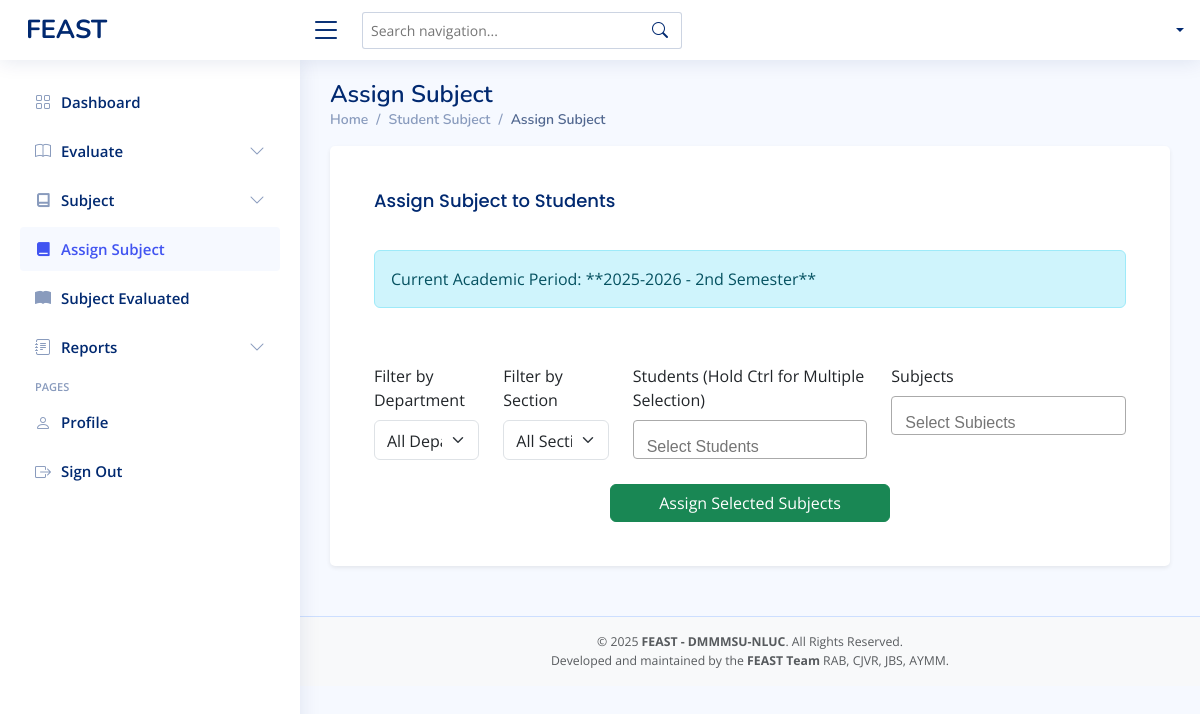
/admin-studentsubject.php, run on an earlier commit of the app's database.
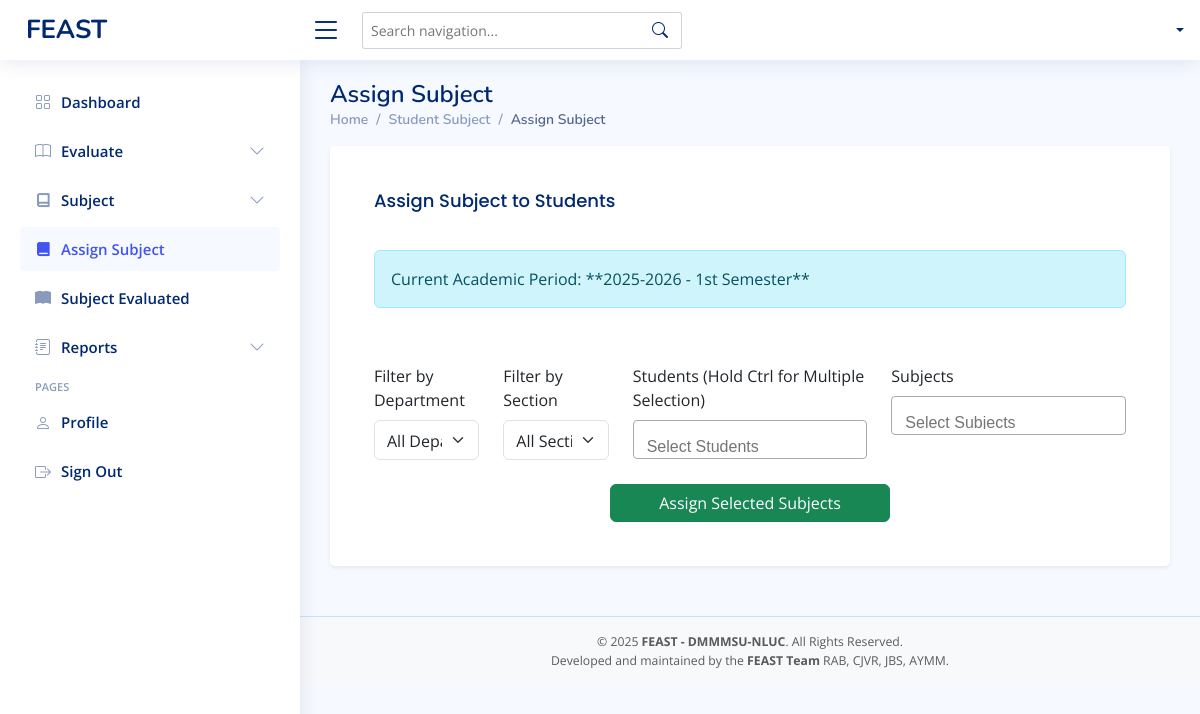
And on a later commit of the database.
### tables this page shows
CREATE TABLE `evaluation_settings` (
  `id` int(11) NOT NULL,
  `semester` varchar(50) NOT NULL,
  `academic_year` varchar(20) NOT NULL,
  `updated_at` timestamp NOT NULL DEFAULT current_timestamp() ON UPDATE current_timestamp()
);

### admin-studentsubject.php (the view, shortened to what this page needs)
<?php
include 'conn/conn.php';
$current_period_query = "SELECT academic_year, semester FROM evaluation_settings ORDER BY updated_at DESC LIMIT 1";
$current_period_result = mysqli_query($conn, $current_period_query);
$current_academic_year = null;
$current_semester = null;
if ($current_period_result && mysqli_num_rows($current_period_result) > 0) {
  $current_period = mysqli_fetch_assoc($current_period_result);
  $current_academic_year = $current_period['academic_year'];
  $current_semester = $current_period['semester'];
}
?>
<!DOCTYPE html>
<html lang="en">
<head>
  <?php include 'head.php' ?>
</head>
<body>
  <?php include 'admin-header.php' ?>
  <?php include 'admin-sidebar.php' ?>
  <main id="main" class="main">
    <div class="pagetitle">
      <h1>Assign Subject</h1>
      <nav>
        <ol class="breadcrumb">
          <li class="breadcrumb-item"><a href="admin-dashboard.php">Home</a></li>
          <li class="breadcrumb-item">Student Subject</li>
          <li class="breadcrumb-item active">Assign Subject</li>
        </ol>
      </nav>
    </div>
    <section class="section">
      <div class="row">
        <div class="col-lg-12">
          <div class="card shadow-sm p-4">
            <div class="card-body">
              <h5 class="card-title mb-4">Assign Subject to Students</h5>
              <form method="POST" action="admin-studentsubject.php" class="row g-4">
                <?php if ($current_academic_year && $current_semester) : ?>
                  <div class="col-12 mb-3">
                    <div class="alert alert-info" role="alert">
                      Current Academic Period: **<?= htmlspecialchars($current_academic_year) ?> - <?= htmlspecialchars($current_semester) ?>**
                    </div>
                  </div>
                <?php endif; ?>
                <div class="col-md-2">
                  <label for="departmentFilter" class="form-label">Filter by Department</label>
                  <select id="departmentFilter" class="form-select">
                    <option value="">All Departments</option>
                  </select>
                </div>
                <div class="col-md-2">
                  <label for="sectionFilter" class="form-label">Filter by Section</label>
                  <select id="sectionFilter" class="form-select">
                    <option value="">All Sections</option>
                  </select>
                </div>
                <div class="col-md-4">
                  <label for="student_id" class="form-label">Students (Hold Ctrl for Multiple Selection)</label>
                </div>
                <div class="col-md-4">
                  <label for="subject_code" class="form-label">Subjects</label>
                </div>
                <div class="col-12 d-flex justify-content-center">
                  <button type="submit" name="assign" class="btn btn-success px-5">Assign Selected Subjects</button>
                </div>
              </form>
            </div>
          </div>
        </div>
      </div>
    </section>
  </main>
  <?php include 'footer.php' ?>
  <link href="assets/css/select2.min.css" rel="stylesheet" />
</body>
</html>

### head.php (shortened to what this page needs)
<link href="vendors/bootstrap/css/bootstrap.min.css" rel="stylesheet">
<link href="vendors/bootstrap-icons/bootstrap-icons.css" rel="stylesheet">
<link href="vendors/boxicons/css/boxicons.min.css" rel="stylesheet">
<link href="vendors/quill/quill.snow.css" rel="stylesheet">
<link href="vendors/quill/quill.bubble.css" rel="stylesheet">
<link href="vendors/remixicon/remixicon.css" rel="stylesheet">
<link href="vendors/simple-datatables/style.css" rel="stylesheet">
<link href="assets/css/style.css" rel="stylesheet">
<link rel="stylesheet" href="assets/css/select2.min.css" />

### admin-header.php (shortened to what this page needs)
<header id="header" class="header fixed-top d-flex align-items-center">
  <div class="d-flex align-items-center justify-content-between">
    <a href="admin-dashboard.php" class="logo d-flex align-items-center">
      <span class="d-none d-lg-block">FEAST</span>
    </a>
    <i class="bi bi-list toggle-sidebar-btn"></i>
  </div>
  <div class="search-bar position-relative">
    <form class="search-form d-flex align-items-center" onsubmit="return false;">
      <input type="text" id="navSearch" placeholder="Search navigation..." autocomplete="off">
      <button type="submit" title="Search"><i class="bi bi-search"></i></button>
    </form>
  </div>
  <nav class="header-nav ms-auto">
    <ul class="d-flex align-items-center">
      <li class="nav-item dropdown pe-3">
        <a class="nav-link nav-profile d-flex align-items-center pe-0" href="#" data-bs-toggle="dropdown">
          <span class="d-none d-md-block dropdown-toggle ps-2 text-capitalize"><?php echo $_SESSION['first_name'] . ' ' . $_SESSION['last_name']; ?></span>
        </a>
      </li>
    </ul>
  </nav>
</header>

### admin-sidebar.php (shortened to what this page needs)
<?php
  $current_page = basename($_SERVER['PHP_SELF']);
?>
<aside id="sidebar" class="sidebar">
  <ul class="sidebar-nav" id="sidebar-nav">
    <li class="nav-item">
      <a class="nav-link <?= $current_page == 'admin-dashboard.php' ? '' : 'collapsed' ?>" href="admin-dashboard.php">
        <i class="bi bi-grid"></i>
        <span>Dashboard</span>
      </a>
    </li>
    <li class="nav-item">
      <?php
        $evaluate_pages = ['admin-evaluate.php','admin-evaluatedfaculty.php'];
        $is_evaluate_active = in_array($current_page, $evaluate_pages);
      ?>
      <a class="nav-link <?= $is_evaluate_active ? '' : 'collapsed' ?>" data-bs-target="#charts-nav" data-bs-toggle="collapse" href="#">
        <i class="bi bi-book"></i><span>Evaluate</span><i class="bi bi-chevron-down ms-auto"></i>
      </a>
    </li>
    <li class="nav-item">
      <?php
        $subject_pages = ['admin-subjectlist.php','admin-subjectadding.php'];
        $is_subject_active = in_array($current_page, $subject_pages);
      ?>
      <a class="nav-link <?= $is_subject_active ? '' : 'collapsed' ?>" data-bs-target="#subject" data-bs-toggle="collapse" href="#">
        <i class="ri-book-line"></i><span>Subject</span><i class="bi bi-chevron-down ms-auto"></i>
      </a>
    </li>
    <li class="nav-item">
      <a class="nav-link <?= $current_page == 'admin-studentsubject.php' ? '' : 'collapsed' ?>" href="admin-studentsubject.php">
        <i class="ri-book-fill"></i>
        <span>Assign Subject</span>
      </a>
    </li>
    <li class="nav-item">
      <a class="nav-link <?= $current_page == 'admin-evaluatedsubject.php' ? '' : 'collapsed' ?>" href="admin-evaluatedsubject.php">
        <i class="bi bi-book-fill"></i>
        <span>Subject Evaluated</span>
      </a>
    </li>
    <li class="nav-item">
      <?php
        $report_pages = [
          'admin-individualreport.php',
          'admin-acknowledgementreport.php',
          'admin-overallreport-set.php',
          'admin-overallreport-sef.php',
          'admin-overallreport.php',
          'admin-pastrecords.php'
        ];
        $is_report_active = in_array($current_page, $report_pages);
      ?>
      <a class="nav-link <?= $is_report_active ? '' : 'collapsed' ?>" data-bs-target="#reports" data-bs-toggle="collapse" href="#">
        <i class="bi bi-journal-text"></i><span>Reports</span><i class="bi bi-chevron-down ms-auto"></i>
      </a>
    </li>
    <li class="nav-heading">Pages</li>
    <li class="nav-item">
      <a class="nav-link <?= $current_page == 'admin-user-profile.php' ? '' : 'collapsed' ?>" href="admin-user-profile.php">
        <i class="bi bi-person"></i>
        <span>Profile</span>
      </a>
    </li>
    <li class="nav-item">
      <a class="nav-link collapsed" href="logout.php">
        <i class="bi bi-box-arrow-right"></i>
        <span>Sign Out</span>
      </a>
    </li>
  </ul>
</aside>

### footer.php
<footer id="footer" class="footer bg-light text-center py-3">
  <div class="container">
    <div class="text-muted small">
      &copy; <?= date('Y') ?> <strong><span>FEAST - DMMMSU-NLUC</span></strong>. All Rights Reserved.
    </div>
    <div class="text-muted small">
      Developed and maintained by the <strong>FEAST Team</strong> RAB, CJVR, JBS, AYMM.
    </div>
  </div>
</footer>

### assets/css/style.css (style rules this page uses)
:root { scroll-behavior: smooth; }
body { font-family: "Open Sans", sans-serif; background: #f6f9ff; color: #444444; }
a { color: #4154f1; text-decoration: none; }
h1, h2, h3, h4, h5, h6 { font-family: "Nunito", sans-serif; }
#main { margin-top: 60px; padding: 20px 30px; transition: all 0.3s; }
.pagetitle { margin-bottom: 10px; }
.pagetitle h1 { font-size: 24px; margin-bottom: 0; font-weight: 600; color: #012970; }
.card { margin-bottom: 30px; border: none; border-radius: 5px; box-shadow: 0px 0 30px rgba(1, 41, 112, 0.1); }
.card-title { padding: 20px 0 15px 0; font-size: 18px; font-weight: 500; color: #012970; font-family: "Poppins", sans-serif; }
.card-body { padding: 0 20px 20px 20px; }
.breadcrumb { font-size: 14px; font-family: "Nunito", sans-serif; color: #899bbd; font-weight: 600; }
.breadcrumb a { color: #899bbd; transition: 0.3s; }
.breadcrumb .breadcrumb-item::before { color: #899bbd; }
.breadcrumb .active { color: #51678f; font-weight: 600; }
.logo { line-height: 1; }
@media (min-width: 1200px) { .logo { width: 280px; } }
.logo span { font-size: 26px; font-weight: 700; color: #012970; font-family: "Nunito", sans-serif; }
.header { transition: all 0.5s; z-index: 997; height: 60px; box-shadow: 0px 2px 20px rgba(1, 41, 112, 0.1); background-color: #fff; padding-left: 20px; }
.header .toggle-sidebar-btn { font-size: 32px; padding-left: 10px; cursor: pointer; color: #012970; }
.header .search-bar { min-width: 360px; padding: 0 20px; }
.header .search-form { width: 100%; }
.header .search-form input { border: 0; font-size: 14px; color: #012970; border: 1px solid rgba(1, 41, 112, 0.2); padding: 7px 38px 7px 8px; border-radius: 3px; transition: 0.3s; width: 100%; }
.header .search-form button { border: 0; padding: 0; margin-left: -30px; background: none; }
.header .search-form button i { color: #012970; }
.header-nav ul { list-style: none; }
.header-nav>ul { margin: 0; padding: 0; }
.header-nav .nav-profile { color: #012970; }
.header-nav .nav-profile span { font-size: 14px; font-weight: 600; }
.sidebar { position: fixed; top: 60px; left: 0; bottom: 0; width: 300px; z-index: 996; transition: all 0.3s; padding: 20px; overflow-y: auto; scrollbar-width: thin; scrollbar-color: #aab7cf transparent; box-shadow: 0px 0px 20px rgba(1, 41, 112, 0.1); background-color: #fff; }
@media (min-width: 1200px) { #main, #footer { margin-left: 300px; } }
.sidebar-nav { padding: 0; margin: 0; list-style: none; }
.sidebar-nav li { padding: 0; margin: 0; list-style: none; }
.sidebar-nav .nav-item { margin-bottom: 5px; }
.sidebar-nav .nav-heading { font-size: 11px; text-transform: uppercase; color: #899bbd; font-weight: 600; margin: 10px 0 5px 15px; }
.sidebar-nav .nav-link { display: flex; align-items: center; font-size: 15px; font-weight: 600; color: #4154f1; transition: 0.3; background: #f6f9ff; padding: 10px 15px; border-radius: 4px; }
.sidebar-nav .nav-link i { font-size: 16px; margin-right: 10px; color: #4154f1; }
.sidebar-nav .nav-link.collapsed { color: #012970; background: #fff; }
.sidebar-nav .nav-link.collapsed i { color: #899bbd; }
.sidebar-nav .nav-link .bi-chevron-down { margin-right: 0; transition: transform 0.2s ease-in-out; }
.footer { padding: 20px 0; font-size: 14px; transition: all 0.3s; border-top: 1px solid #cddfff; }

### admin-studentsubject.php (style rules this page uses)
select.form-select { padding-top: 0.5rem; }

What changed in the data, as far as the page shows it:
changed evaluation_settings: semester "2nd Semester" → "1st Semester"
